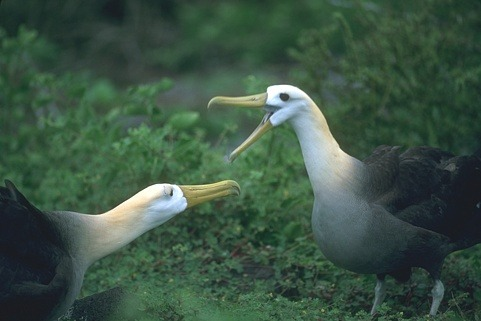
#> input picture assets/real/albatross_pair.jpg, 481 x 321 px
$ python -i gestures.py   (imports and definitions only)
#> lines starting #> are read from the running program, lines starting #| are printed output that depends on the picture; after the words box and inside, x2 and y2 are one past the last pixel; in counts of white or black regions, pixels touching at a corner belong together
"""Hand gesture recognition: seven segmenters, four controls, and an exact matte.

The question
------------
The classical hand-gesture pipeline is two stages. **Segment the hand** -- almost
always by skin colour -- then **describe its shape**, usually by counting the deep
convexity defects between the fingers. Every tutorial spends its words on the
second stage, because that is the clever part.

> **The second stage is not where the problem is.** Handed a perfect mask, the
> shape stage answers correctly. Handed a mask recovered from a photograph, the
> same shape code answers differently -- and how differently is predicted almost
> entirely by **the background**, which is the one thing nobody in the pipeline
> is looking at.

Where the ground truth comes from
---------------------------------
The 27 hand photographs are **real**, of eight different people, and they arrive
already cut out against pure black. That is somebody else's segmentation, and it
is inherited rather than invented -- but it means a threshold at grey level 20
recovers an **exact foreground mask** for free.

So the construction is:

1. take the real hand and its exact mask,
2. **composite it onto a real photograph** at a recorded position and scale,
3. ask each segmenter to recover the mask it was built from.

The truth is recorded because the composite is performed here. Nothing about the
hand is synthetic -- it is a photograph of a hand on a photograph of a place --
and the only invented quantity is *where* it was put, which is exactly the
quantity being scored.

**The gesture label is real too**: the dataset names each file after the sign it
shows, so `3_P` is three fingers and `B_P` is the letter B. Five of the
twenty-seven are numbers, which gives a small but genuine finger-count accuracy.

The difficulty axis
-------------------
`skin_likeness(background)` is the share of a background that a standard YCrCb
skin rule accepts **before any hand is put on it**. Across the twelve
backgrounds it runs from **0%** (dolphins in open water) to **99%** (a sunlit
sandy wall). Two of the twelve contain real human skin and one contains a bronze
human figure, which are the cases a skin detector cannot win.

The four controls
-----------------
`Oracle mask` is handed the exact matte and is not a method: it is the ceiling,
and what the shape stage scores there is what the shape stage is worth.
`Whole frame`, `Centre ellipse` and `Nothing` fence in the bottom.
"""

from __future__ import annotations

import json
from pathlib import Path
from typing import Callable

import cv2
import numpy as np

EPS = 1e-9

#: 27 photographs of hands, eight people, from the HGR1 gesture set. Each is
#: 224x224 with the hand cut out against black, and the gesture is the prefix of
#: the filename.
HANDS = Path.home() / ".cache" / "classical-cv-images" / "assets" / "hands_hgr1"

#: The BSDS500 photographs used as backgrounds, none of them used by any other
#: project. Ordered here by how much of each a skin-colour rule already accepts,
#: which is the project's difficulty axis and is measured, not guessed.
BSDS = Path.home() / ".cache" / "classical-cv-images" / "bsds"

BACKGROUNDS = {
    "314016": "dolphins in open water",
    "119082": "a painted mural and a city street",
    "268002": "a cormorant on a branch",
    "247012": "a black dog on grass",
    "206062": "a polo player on a horse",
    "33044": "the steps of a Mayan pyramid",
    "372019": "a bronze human figure on a rock",
    "81090": "a woman on a beach — real skin in the background",
    "188025": "people unloading a plane on snow",
    "65132": "orange koi carp under water",
    "372047": "a guard beside a sentry box",
    "293029": "a man sweeping beside a sunlit sandy wall",
}

#: Grey level above which a pixel of a HGR1 photograph is hand rather than
#: backdrop. The backdrop is pure black: on eleven of the twelve sampled images
#: under 1.5% of pixels fall between 8 and 48, so the cut is not delicate.
MATTE_CUT = 20

#: Where the hand is placed in the background, as a fraction of the background,
#: and how tall it is made. Fixed so the composite is reproducible and so no
#: method can be helped by a lucky position.
PLACE = (0.30, 0.22)
HAND_HEIGHT = 0.62

#: A convexity defect counts as a gap between fingers when it is deeper than
#: this fraction of the contour's perimeter. Shared by every method, so the
#: comparison is of masks rather than of who tuned their defect threshold.
DEFECT_DEPTH = 0.02


def available() -> bool:
    return (HANDS.exists() and len(list(HANDS.glob("*.jpg"))) >= 20
            and all((BSDS / f"{b}.jpg").exists() for b in BACKGROUNDS))


def hand_names() -> list[str]:
    return sorted(p.stem for p in HANDS.glob("*.jpg"))


def gesture_of(name: str) -> str:
    """The sign this photograph shows, from the folder the dataset put it in."""
    return name.split("__")[0].replace("_P", "")


def person_of(name: str) -> str:
    """Which of the eight people this is, from the filename."""
    return "id" + name.split("_id")[1].split("_")[0]


# [99 lines left out: functions fingers_of, load_hand, load_background, matte, matte_is_clean, composite and 1 more, not called in this run]


# --------------------------------------------------------------------------- #
# stage one: find the hand
# --------------------------------------------------------------------------- #


def _largest(mask: np.ndarray) -> np.ndarray:
    """Keep the largest blob and close the gaps inside it.

    Every segmenter gets the identical cleanup, so the comparison is of the
    colour rule rather than of the morphology behind it.
    """
    m = cv2.morphologyEx(mask, cv2.MORPH_OPEN, np.ones((5, 5), np.uint8))
    m = cv2.morphologyEx(m, cv2.MORPH_CLOSE, np.ones((9, 9), np.uint8))
    n, labels, stats, _ = cv2.connectedComponentsWithStats(m, 8)
    if n <= 1:
        return m
    keep = 1 + int(np.argmax(stats[1:, cv2.CC_STAT_AREA]))
    return (labels == keep).astype(np.uint8) * 255


# [20 lines left out: functions segment_ycrcb, segment_hsv, segment_lab, not called in this run]


def segment_ycrcb_and_hsv(frame, **kw):
    """Both rules, intersected -- the standard way to cut the false positives.

    Worth having because it is what a practitioner reaches for when a single
    rule over-fires, and because intersecting two rules that fail on the *same*
    backgrounds buys nothing.
    """
    a = cv2.cvtColor(frame, cv2.COLOR_RGB2YCrCb)
#> a: shape (321, 481, 3); mean of channels 0, 1, 2 75, 117.3, 124.1
    b = cv2.cvtColor(frame, cv2.COLOR_RGB2HSV)
#> b: shape (321, 481, 3); mean H, S, V 73.7, 83.6, 85.3
    both = cv2.bitwise_and(cv2.inRange(a, (0, 133, 77), (255, 173, 127)),
                           cv2.inRange(b, (0, 40, 60), (25, 180, 255)))
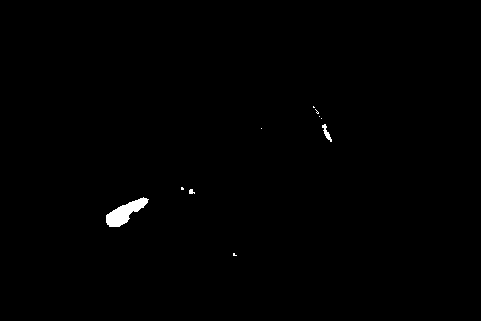
#> both: shape (321, 481); 0.46% white; 10 white regions (7 under 20 px), largest, box (x1, y1, x2, y2) and area: (106, 197, 149, 227) 584, (322, 124, 332, 142) 68, (189, 189, 195, 194) 22
    return _largest(both)
#> in _largest, `m = cv2.morphologyEx(mask, cv2.MORPH_OPEN, np.ones((5, 5), np.uint8))`: m: shape (321, 481); 0.37% white; 1 white region, box (x1, y1, x2, y2) and area: (106, 198, 147, 227) 573
#> in _largest, `n, labels, stats, _ = cv2.connectedComponentsWithStats(m, 8)`: n = 2; stats = [[0, 0, 481, 321, 153828], [106, 198, 41, 29, 573]]
#> in _largest, `keep = 1 + int(np.argmax(stats[1:, cv2.CC_STAT_AREA]))`: keep = 1


# [82 lines left out: functions segment_otsu, segment_grabcut, segment_adaptive, control_oracle, not called in this run]


def control_whole_frame(frame, **kw):
    """**Control.** Everything is hand."""
    return np.full(frame.shape[:2], 255, np.uint8)


# [7 lines left out: function control_centre_ellipse, not called in this run]


def control_nothing(frame, **kw):
    """**Control.** Nothing is hand."""
    return np.zeros(frame.shape[:2], np.uint8)


SEGMENTERS: dict[str, Callable] = {
    "Oracle mask (control)": control_oracle,
    "Whole frame (control)": control_whole_frame,
    "Centre ellipse (control)": control_centre_ellipse,
    "Nothing (control)": control_nothing,
    "YCrCb skin": segment_ycrcb,
    "HSV skin": segment_hsv,
    "Lab skin": segment_lab,
    "YCrCb and HSV": segment_ycrcb_and_hsv,
    "Adaptive Cr": segment_adaptive,
    "Otsu on grey": segment_otsu,
    "GrabCut from a box": segment_grabcut,
}

REAL_SEGMENTERS = tuple(k for k in SEGMENTERS if "control" not in k)


# --------------------------------------------------------------------------- #
# stage two: describe the shape
# --------------------------------------------------------------------------- #


# [35 lines left out: functions largest_contour, deep_defects, not called in this run]


#: Radius of the finger-counting circle, as a multiple of the palm radius.
#: Swept from 1.6 to 3.0 on perfect masks; 1.8 is the best value on this set and
#: the sweep is reported rather than hidden, because the best value is only
#: 3 of 5 and a single number would imply the rule works.
PALM_RADIUS_K = 1.8


# [143 lines left out: functions palm_circle, count_fingers, shape_features, feature_gap, iou, evaluate, not called in this run]


def evaluate_all(hands=None, backgrounds=None) -> list[dict]:
    return [evaluate(k, hands, backgrounds) for k in SEGMENTERS]


# [204 lines left out: functions stage_split, background_effect, size_contest, hand_effect, which_matters_more, finger_rule_ceiling and 3 more, not called in this run]

>>> import cv2
>>> picture = cv2.cvtColor(cv2.imread('../../../assets/real/albatross_pair.jpg'), cv2.COLOR_BGR2RGB)
>>> result = segment_ycrcb_and_hsv(picture)
